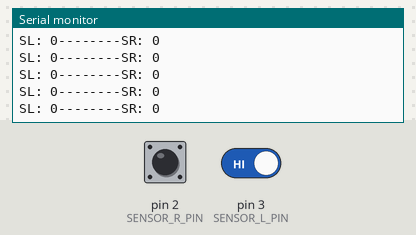
Recording of a sketch running on a simulated Arduino Uno, built with avr-gcc and run on an emulated ATmega328P. On the bench: the last lines printed to the serial monitor. Inputs (shaded band) come from the test bench; at power-on: pin 2 (SENSOR_R_PIN) HIGH, pin 3 (SENSOR_L_PIN) HIGH.

Above: at 1.2 s.
1.3 s: pin 2 (SENSOR_R_PIN) driven LOW
2.8 s: pin 2 (SENSOR_R_PIN) driven HIGH
At 3.5 s:
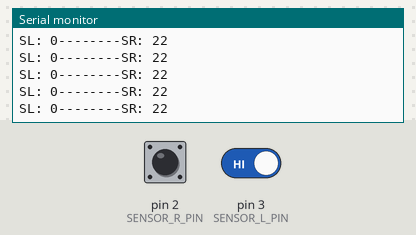
5.8 s: pin 3 (SENSOR_L_PIN) driven LOW
At 7.0 s:
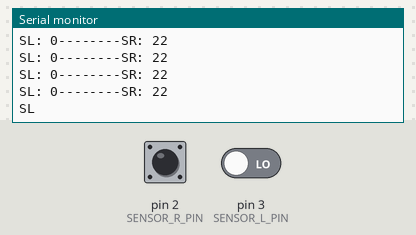
7.3 s: pin 3 (SENSOR_L_PIN) driven HIGH
At 8.4 s:
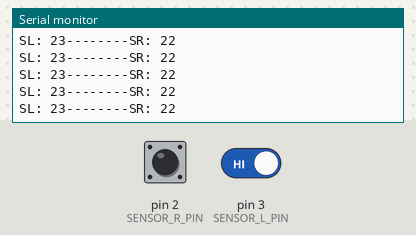
8.8 s: pin 2 (SENSOR_R_PIN) pulsed LOW 5 times (0.12 s each, 0.3 s apart)
At 9.21 s:
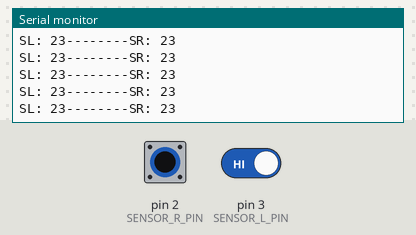
13.3 s: pin 2 (SENSOR_R_PIN) driven LOW
At 13.6 s:
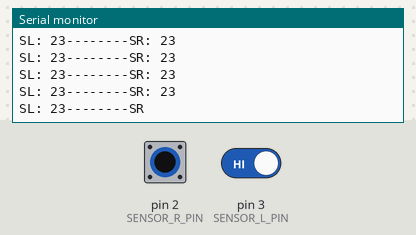
Timing chart, 0 to 15.8 s (numbered marks = the images above; inputs shaded):
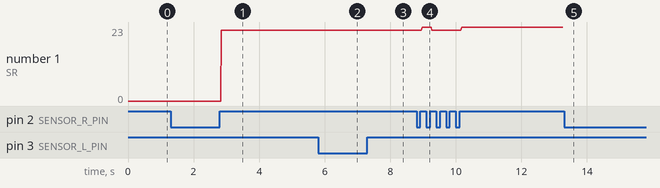

The sketch:

test_line_sensor.ino
```cpp
#include "line_sensor.h"

void setup() {
  // put your setup code here, to run once:
  line_sensor_init();
  Serial.begin(9600);
}

void loop() {
  // put your main code here, to run repeatedly:
  for(int i=0;i<100;i++);
  Serial.print("SL: ");Serial.print(AVERAGE_L);
  Serial.print("--------SR: ");Serial.println(AVERAGE_R);
}
```

line_sensor.h
```cpp
#define SENSOR_R_PIN 2 //right sensor
#define SENSOR_L_PIN 3 //left sensor

#define maxC 16
// These variables are marked 'volatile' to inform the compiler that they can change
// at any time (as they are set by hardware interrupts).
volatile uint32_t SENSOR_R_TIMER;
volatile uint32_t SENSOR_L_TIMER;

// Consider smoothing this value with your favorite smoothing technique (exponential moving average?)
volatile uint32_t SENSOR_R_READING;
volatile uint32_t SENSOR_L_READING;
volatile bool VALID_R=false;
volatile bool VALID_L=false;
volatile uint8_t COUNT_R = 0, COUNT_L = 0;
volatile uint32_t SUM_R=0,SUM_L=0,AVERAGE_L=0,AVERAGE_R=0;

void SENSOR_R_ISR();
void SENSOR_L_ISR();
void setup_sensor(int pin, long *sensor_timer);
void line_sensor_init();

/**
 * @brief
 *  Interrupt handler for sensor 0. Triggered as a result of digital signal
 * changing states from high to low.
*/
void SENSOR_R_ISR()
{
    // The sensor light reading is inversely proportional to the time taken
    // for the pin to fall from high to low. Lower values mean lighter colors.
    SENSOR_R_READING = micros() - SENSOR_R_TIMER;
    // Reset the sensor for another reading
    setup_sensor(SENSOR_R_PIN, &SENSOR_R_TIMER);
    COUNT_R++;
    SUM_R += SENSOR_R_READING;
    if (COUNT_R >= maxC)
    {
        VALID_R = true;
        AVERAGE_R = SUM_R >> (COUNT_R/4);
        SUM_R = 0;
        COUNT_R = 0;
    }
}

void SENSOR_L_ISR()
{
    SENSOR_L_READING = micros() - SENSOR_L_TIMER;
    setup_sensor(SENSOR_L_PIN, &SENSOR_L_TIMER);
    COUNT_L++;
    SUM_L += SENSOR_L_READING;
    if (COUNT_L >= maxC)
    {
        VALID_L = true;
        AVERAGE_L = SUM_L >> (COUNT_L/4);
        SUM_L = 0;
        COUNT_L = 0;
    }
}

/**
 * @brief
 *  initializes a sensor with an interrupt. There are 2 interrupts available
 * for digital state changes.
 * @param
 *  pin: Arduino digital pin
 *  sensor_timer: timer for sensor that times how long it takes for state
 * change
*/
// A digital write is required to trigger a sensor reading.
void setup_sensor(int pin, long *sensor_timer)
{
    *sensor_timer = micros();
    pinMode(pin, OUTPUT);
    digitalWrite(pin, HIGH);
    pinMode(pin, INPUT);
}

/**
 * Initializes the two line sensors
*/
void line_sensor_init()
{
    // Tell the compiler which pin to associate with which ISR
    attachInterrupt(digitalPinToInterrupt(SENSOR_R_PIN), SENSOR_R_ISR, LOW);
    attachInterrupt(digitalPinToInterrupt(SENSOR_L_PIN), SENSOR_L_ISR, LOW);
    VALID_L = false;
    VALID_R = false;
    // Setup the sensors
    setup_sensor(SENSOR_R_PIN, &SENSOR_R_TIMER);
    setup_sensor(SENSOR_L_PIN, &SENSOR_L_TIMER);
}

void line_sensor_detach() {
  detachInterrupt(digitalPinToInterrupt(SENSOR_R_PIN));
  detachInterrupt(digitalPinToInterrupt(SENSOR_L_PIN));
}
```

Measured:
- after the input at 2.8 s, the serial monitor: prints a new line at once (image 1)
- after the input at 7.3 s, the serial monitor: prints a new line at once (image 3)
- after the input at 8.8 s, the serial monitor: prints a new line after 0.17 s (image 4)
- plotted number 1: 0 → 22 after the input at 2.8 s
